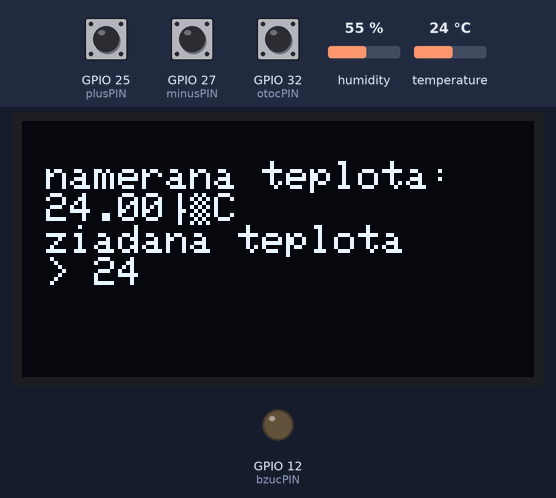
This sketch was run on a simulated ESP32. Parts: 128×64 one-colour display, output pins drawn as LEDs (lit = HIGH). The inputs (shaded band) are chosen by the test bench; at power-on: GPIO 25 (plusPIN) HIGH, GPIO 32 (otocPIN) HIGH, GPIO 27 (minusPIN) HIGH, temperature 24 °C, humidity 55 %. What the sketch prints to the serial monitor is not drawn.

Above: at 1.2 s.
1.3 s: GPIO 25 (plusPIN) pulled LOW for 0.15 s
At 2.5 s:
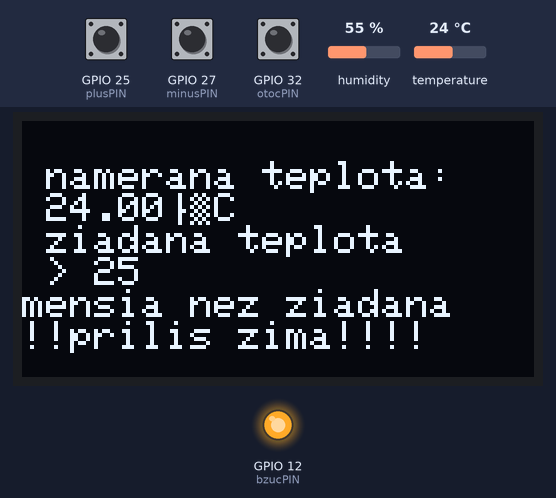
2.9 s: GPIO 32 (otocPIN) pulled LOW for 0.15 s
At 3.6 s:
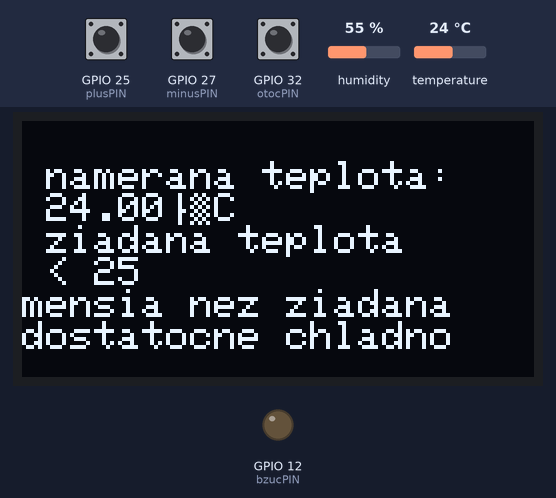
4.5 s: GPIO 27 (minusPIN) pulled LOW for 0.15 s
At 5.7 s:
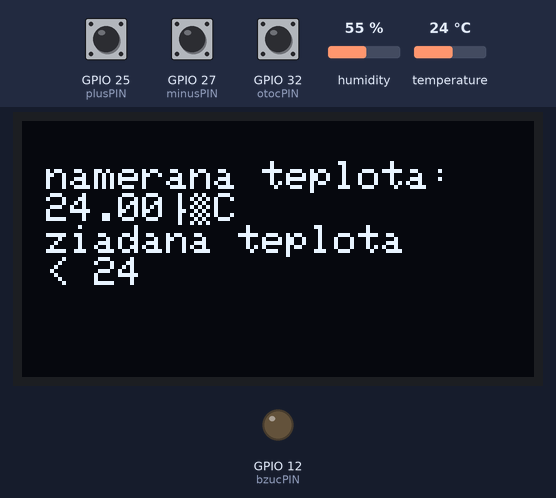
6.1 s: temperature set to 28 °C
At 6.9 s:
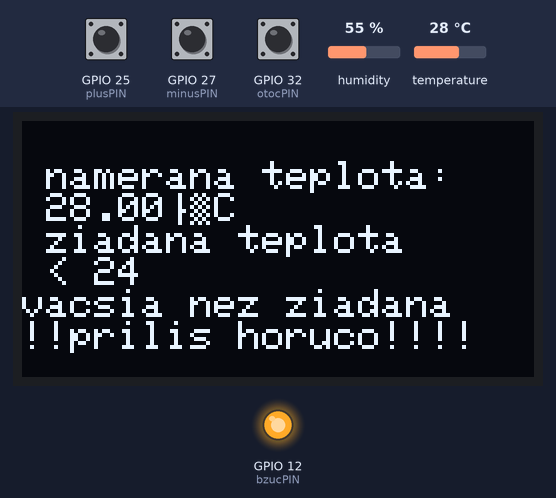
7.6 s: GPIO 32 (otocPIN) pulled LOW for 1 s
At 8.8 s:
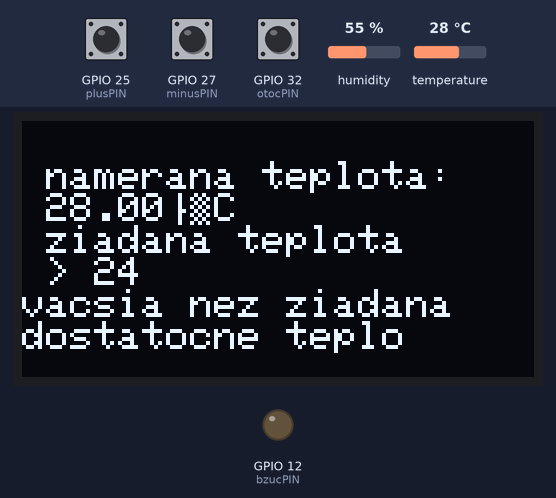
10.1 s: GPIO 27 (minusPIN) pulled LOW for 1 s
At 10.5 s:
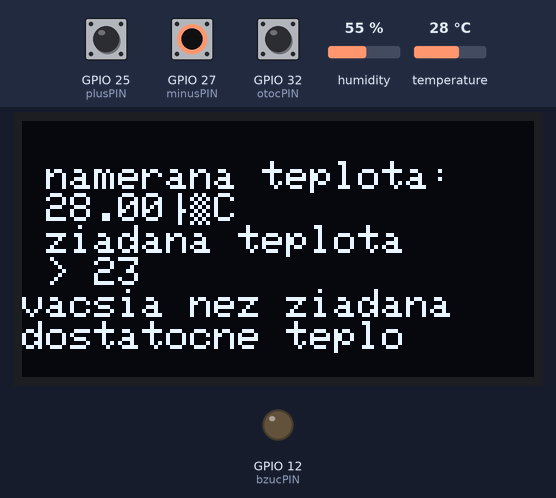
Timing chart, 0 to 13.1 s (numbered marks = the images above; inputs shaded):
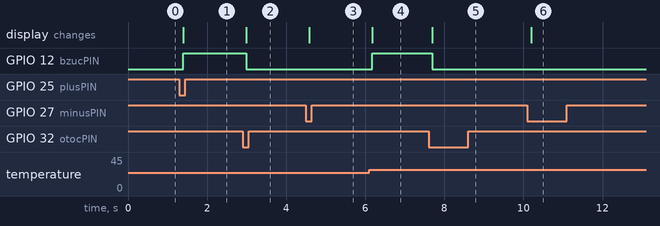

Measured:
- after the input at 1.3 s, GPIO 12 (bzucPIN): LOW → HIGH after 0.09 s; the display: changes after 0.09 s (image 1)
- after the input at 2.9 s, GPIO 12 (bzucPIN): HIGH → LOW after 0.09 s; the display: changes after 0.09 s (image 2)
- after the input at 4.5 s, the display: changes after 0.08 s (image 3)
- after the input at 6.1 s, GPIO 12 (bzucPIN): LOW → HIGH after 0.08 s; the display: changes after 0.08 s (image 4)
- after the input at 7.6 s, GPIO 12 (bzucPIN): HIGH → LOW after 0.10 s; the display: changes after 0.10 s (image 5)
- after the input at 10.1 s, the display: changes after 0.09 s (image 6)

The sketch:

projekt_zdrojovy_kod.ino
```cpp
// treba zapojit do 5V
#include <DHT.h>
#define DHT_SENSOR_PIN 15
#define DHT_SENSOR_TYPE DHT11

DHT dht_sensor(DHT_SENSOR_PIN, DHT_SENSOR_TYPE);

#include <Wire.h>

#include <Adafruit_GFX.h>

#include <Adafruit_SSD1306.h>
 // treb  pripnut z displaya vyvody:
// ground  na uzemnenie, VCC je na 5V
// pozor treba spravne zapojit oled display aby spravne zobrazoval
// ground na opacnu stranu od 5V
// SDA na pin cislo 21
// SCL na pin cislo 22
#define SCREEN_WIDTH 128 // OLED width,  in pixels
#define SCREEN_HEIGHT 64 // OLED height, in pixels

// create an OLED display object connected to I2C
Adafruit_SSD1306 oled(SCREEN_WIDTH, SCREEN_HEIGHT, & Wire, -1);

int wanted = 24;
// povodna  wanted teplota, podla nej budeme porovnavat (ci ma prostredie spravnu teplotu)
// mozne zmenit pomocov tlacidiel
// a mozne aj zmenit ci ma bzucat ked je  namerana teplota vecsia alebo mensia

#include <ezButton.h>

// tlacidla  ez button, budu 3
#define plusPIN 25
#define minusPIN 27
#define otocPIN 32
// tlacidla pin , a druha strana ku GND ale iba to na opacnej strane

ezButton plus(plusPIN);
ezButton minus(minusPIN);
ezButton otoc(otocPIN);

#define bzucPIN 12
// pin pre bzuciak je 12

bool chcemViac = true;
// ci chceme vecsiu teplotu
// ak false tak chceme mensiu teplotu
bool maBzucat = false;
//  ci ma bzucat

void zobraz(float teplota, int wanted) {

  oled.clearDisplay();
  oled.setTextSize(1.5);
  oled.setTextColor(WHITE);
  oled.setCursor(0, 10);
  // zaklad  zobrazenia

  oled.print(" ");
  oled.print("namerana teplota: \n ");
  oled.print(teplota);
  oled.print("°C  \n ");
  oled.print("ziadana teplota ");
  oled.print("\n");
  if (chcemViac == true) {
    oled.print(" > ");
  } else if (chcemViac == false) {
    oled.print(" < ");
  }
  oled.print(wanted);
  oled.print("\n");
  // moznosti
  // prilis teple, prilis chladne,
  // dostatocne teple, dostatocne chladne
  // ked je nieco primoc tak bude bzucat, ked je nieco dostatocne tak bude potichu

  if (teplota < wanted) {
    oled.println("mensia nez ziadana");
    if (chcemViac == true) {
      oled.println("!!prilis zima!!!!");
      maBzucat = true;
    } else if (chcemViac == false) {
      oled.println("dostatocne chladno");
      maBzucat = false;
    }
  } else if (teplota > wanted) {
    oled.println("vacsia nez ziadana");
    if (chcemViac == true) {
      oled.println("dostatocne teplo");
      maBzucat = false;
    } else if (chcemViac == false) {
      oled.println("!!prilis horuco!!!!");
      maBzucat = true;

    }
  }

  oled.display();
}

void setup(){
  Serial.begin(9600);
  dht_sensor.begin();

  int pet = 50;
  plus.setDebounceTime(pet);
  minus.setDebounceTime(pet);
  otoc.setDebounceTime(pet);

  if (!oled.begin(SSD1306_SWITCHCAPVCC, 0x3C)) {
    Serial.println(F("failed to start SSD1306 OLED"));
    while (1);
  }

  pinMode(bzucPIN, OUTPUT); // pin pre bzuciak na output mode
  // bzuciak zapne a vypne pomocov digital write

}

void loop() {

  minus.loop();
  plus.loop();
  otoc.loop();

  if (plus.isPressed()) {
    wanted = wanted + 1;
    Serial.println(" stlacene plus, zvysene na  " + wanted);

  } else if (minus.isPressed()) {
    wanted = wanted - 1;
    Serial.println(" stlacene minus znizene na " + wanted);

  } else if (otoc.isPressed()) {
    chcemViac = !chcemViac;
    if (chcemViac == true) {
      Serial.println("CHCEM VECSIU TEPLOTU NEZ ZADANU " + wanted);
    } else if (chcemViac == false) {
      Serial.println("CHCEM MENSIU TEPLOTU NEZ ZADANU " + wanted);
    }
  } else {}

  float teplota = dht_sensor.readTemperature();
  // zmerat teplotu
  if (isnan(teplota)) {
    // chybove hlasenie
    Serial.println("nemozne precitat teplotu zo senzoru!");
  } else {

    if (maBzucat == true) {
      digitalWrite(bzucPIN, HIGH);
    } else if (maBzucat == false) {
      digitalWrite(bzucPIN, LOW);
    }

    zobraz(teplota, wanted);

    //delay(2000);
    // delay dat prec inak nepojdu dobre tlacidla
    // moze v tomto byt multithreading?
  }
}
```
